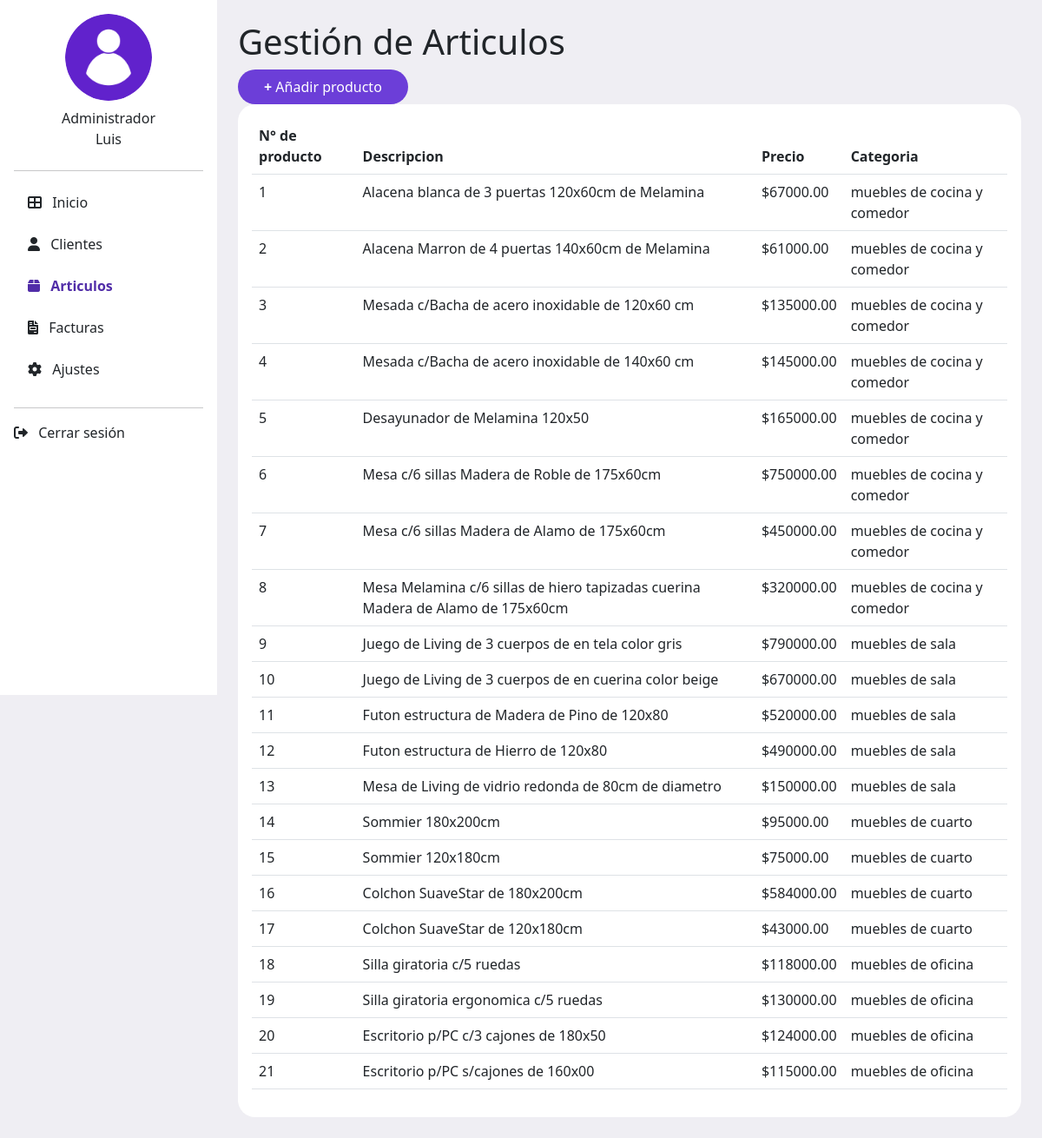
The page /vista/articulos.php on the database its author committed.
### tables this page shows
CREATE TABLE `producto` (
  `id_producto` int(11) NOT NULL,
  `codigo_producto` varchar(250) NOT NULL,
  `descripcion_producto` varchar(250) NOT NULL,
  `precio_producto` decimal(10,2) NOT NULL,
  `categorias_id` int(11) DEFAULT NULL,
  `stock` varchar(50) DEFAULT NULL
);

CREATE TABLE `categorias` (
  `id` int(11) NOT NULL,
  `nombre` varchar(255) NOT NULL,
  `producto_id` int(11) DEFAULT NULL
);

### modelo/conexion.php (called while the page is built, shortened)
<?php
class Conexion
{
    private $conexion;
    public function __construct()
    {
        $this->conexion = new mysqli("localhost:3309", "root", "", "facturacion");
    }
    public function obtener_productos()
    {
        $sql = "SELECT p.id_producto, p.descripcion_producto, p.precio_producto, c.nombre AS nombre_categoria
                FROM producto p
                JOIN categorias c ON p.categorias_id = c.id";
        $result = $this->conexion->query($sql);
        if ($result && $result->num_rows > 0) {
            $productos = array();
            while ($row = $result->fetch_assoc()) {
                $productos[] = $row;
            }
            return $productos;
        } else {
            return array();
        }
    }
}

### vista/articulos.php (the view, shortened to what this page needs)
<!DOCTYPE html>
<html lang="en">
<head>
    <link href="https://cdn.jsdelivr.net/npm/bootstrap@5.3.0/dist/css/bootstrap.min.css" rel="stylesheet">
    <link rel="stylesheet" href="https://cdnjs.cloudflare.com/ajax/libs/font-awesome/6.0.0-beta3/css/all.min.css">
    <link rel="stylesheet" href="styles.css">
</head>
<body>
<?php
    include_once("../modelo/conexion.php");
    $modelo = new Conexion();
    $productos = $modelo->obtener_productos();
?>
<div class="d-flex">
  <div id="sidebar" class="bg-light p-3">
    <div class="text-center mb-4">
      <img src="img/user1.png" class="rounded-circle" alt="Avatar">
      <p class="mt-2">Administrador <br> Luis</p>
    </div>
    <hr>
    <ul class="nav flex-column">
      <li class="nav-item mb-2">
        <a class="nav-link text-dark" href="admin.php"><i class="fas fa-th-large me-2"></i> Inicio</a>
      </li>
      <li class="nav-item mb-2">
        <a class="nav-link text-dark" href="clientes.php"><i class="fas fa-user me-2"></i> Clientes</a>
      </li>
      <li class="nav-item mb-2">
        <a class="nav-link text-dark active" href="articulos.php"><i class="fas fa-box me-2"></i> Articulos</a>
      </li>
      <li class="nav-item mb-2">
        <a class="nav-link text-dark" href="facturas.php"><i class="fas fa-file-invoice me-2"></i> Facturas</a>
      </li>
      <li class="nav-item mb-2">
        <a class="nav-link text-dark" href="#"><i class="fas fa-cog me-2"></i> Ajustes</a>
      </li>
    </ul>
    <hr>
    <div class="mt-auto">
      <a class="nav-link text-dark" href="#"><i class="fas fa-sign-out-alt me-2"></i> Cerrar sesión</a>
    </div>
  </div>
  <div class="content p-4">
    <div class="title-box">
        <h1>Gestión de Articulos</h1>
    </div>
    <a class="btn custom-btn btn-center" href="crearFactura.php"><b>+</b> Añadir producto </a>
    <br>
    <div class="card custom-card">
     <div class="card-body">
      <table class="table table-hover">
        <thead>
            <tr>
                <th>N° de producto</th>
                <th>Descripcion</th>
                <th>Precio</th>
                <th>Categoria</th>
            </tr>
        </thead>
        <tbody>
            <?php
            foreach ($productos as $producto) {
                echo "<tr>";
                echo "<td>" . $producto["id_producto"] . "</td>";
                echo "<td>" . $producto["descripcion_producto"] . "</td>";
                echo "<td> $" . $producto["precio_producto"] . "</td>";
                echo "<td>" . $producto["nombre_categoria"] . "</td>";
                echo "</tr>";
            }
            ?>
        </tbody>
      </table>
     </div>
    </div>
</div>
</body>
</html>

### vista/styles.css (style rules this page uses)
#sidebar { width: 250px; height: 100vh; position: fixed; left: 0; top: 0; overflow-y: auto; background-color: white !important; }
#sidebar .nav-link { font-size: 16px; }
#sidebar .nav-link.active { color: #512da8 !important; border-radius: 5px; font-weight: bold; }
#sidebar img { width: 100px; height: 100px; }
#sidebar .mt-auto { margin-top: auto; }
.content { margin-left: 250px; width: calc(100% - 250px); }
#sidebar .nav-link { color: #343a40; transition: color 0.3s ease-in-out; }
#sidebar .nav-link i { transition: color 0.3s ease-in-out; }
.content { margin-left: 250px; }
.custom-btn { background-color: #6c3ed8; color: white; border: none; padding: 8px 30px; border-radius: 20px; transition: background-color 0.3s ease; align-items: center; }
.custom-card { border-radius: 20px; border:none; }
.custom-card { border-width: 2px; border-color: #6c3ed8; }
body { background-color: #efeef3; }

### rows shown on the page
producto: id_producto "1", descripcion_producto "Alacena blanca de 3 puertas 120x60cm de Melamina", precio_producto "67000.00", categorias.nombre "muebles de cocina y comedor"
producto: id_producto "2", descripcion_producto "Alacena Marron de 4 puertas 140x60cm de Melamina", precio_producto "61000.00", categorias.nombre "muebles de cocina y comedor"
producto: id_producto "3", descripcion_producto "Mesada c/Bacha de acero inoxidable de 120x60 cm", precio_producto "135000.00", categorias.nombre "muebles de cocina y comedor"
producto: id_producto "4", descripcion_producto "Mesada c/Bacha de acero inoxidable de 140x60 cm", precio_producto "145000.00", categorias.nombre "muebles de cocina y comedor"
producto: id_producto "5", descripcion_producto "Desayunador de Melamina 120x50", precio_producto "165000.00", categorias.nombre "muebles de cocina y comedor"
producto: id_producto "6", descripcion_producto "Mesa c/6 sillas Madera de Roble de 175x60cm", precio_producto "750000.00", categorias.nombre "muebles de cocina y comedor"
producto: id_producto "7", descripcion_producto "Mesa c/6 sillas Madera de Alamo de 175x60cm", precio_producto "450000.00", categorias.nombre "muebles de cocina y comedor"
producto: id_producto "8", descripcion_producto "Mesa Melamina c/6 sillas de hiero tapizadas cuerina Madera de Alamo de 175x60cm", precio_producto "320000.00", categorias.nombre "muebles de cocina y comedor"
producto: id_producto "9", descripcion_producto "Juego de Living de 3 cuerpos de en tela color gris", precio_producto "790000.00", categorias.nombre "muebles de sala"
producto: id_producto "10", descripcion_producto "Juego de Living de 3 cuerpos de en cuerina color beige", precio_producto "670000.00", categorias.nombre "muebles de sala"
producto: id_producto "11", descripcion_producto "Futon estructura de Madera de Pino de 120x80", precio_producto "520000.00", categorias.nombre "muebles de sala"
producto: id_producto "12", descripcion_producto "Futon estructura de Hierro de 120x80", precio_producto "490000.00", categorias.nombre "muebles de sala"
producto: id_producto "13", descripcion_producto "Mesa de Living de vidrio redonda de 80cm de diametro", precio_producto "150000.00", categorias.nombre "muebles de sala"
producto: id_producto "14", descripcion_producto "Sommier 180x200cm", precio_producto "95000.00", categorias.nombre "muebles de cuarto"
producto: id_producto "15", descripcion_producto "Sommier 120x180cm", precio_producto "75000.00", categorias.nombre "muebles de cuarto"
producto: id_producto "16", descripcion_producto "Colchon SuaveStar de 180x200cm", precio_producto "584000.00", categorias.nombre "muebles de cuarto"
producto: id_producto "17", descripcion_producto "Colchon SuaveStar de 120x180cm", precio_producto "43000.00", categorias.nombre "muebles de cuarto"
producto: id_producto "18", descripcion_producto "Silla giratoria c/5 ruedas", precio_producto "118000.00", categorias.nombre "muebles de oficina"
producto: id_producto "19", descripcion_producto "Silla giratoria ergonomica c/5 ruedas", precio_producto "130000.00", categorias.nombre "muebles de oficina"
producto: id_producto "20", descripcion_producto "Escritorio p/PC c/3 cajones de 180x50", precio_producto "124000.00", categorias.nombre "muebles de oficina"
producto: id_producto "21", descripcion_producto "Escritorio p/PC s/cajones de 160x00", precio_producto "115000.00", categorias.nombre "muebles de oficina"
